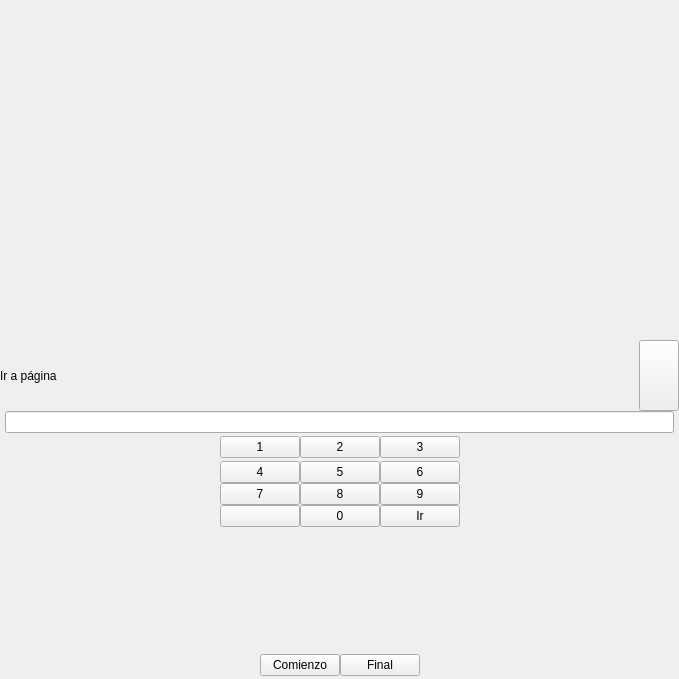
<?xml version="1.0" encoding="UTF-8"?>
<ui version="4.0">
 <class>ViewerGotoPopup</class>
 <widget class="QWidget" name="ViewerGotoPopup">
  <property name="geometry">
   <rect>
    <x>0</x>
    <y>0</y>
    <width>679</width>
    <height>679</height>
   </rect>
  </property>
  <property name="minimumSize">
   <size>
    <width>0</width>
    <height>0</height>
   </size>
  </property>
  <property name="maximumSize">
   <size>
    <width>679</width>
    <height>679</height>
   </size>
  </property>
  <property name="windowTitle">
   <string>Form</string>
  </property>
  <property name="styleSheet">
   <string notr="true" />
  </property>
  <layout class="QVBoxLayout" name="verticalLayout_2">
   <property name="spacing">
    <number>0</number>
   </property>
   <property name="margin">
    <number>0</number>
   </property>
   <item>
    <spacer name="verticalSpacer">
     <property name="orientation">
      <enum>Qt::Vertical</enum>
     </property>
     <property name="sizeHint" stdset="0">
      <size>
       <width>28</width>
       <height>57</height>
      </size>
     </property>
    </spacer>
   </item>
   <item>
    <layout class="QHBoxLayout" name="horizontalLayout_4">
     <property name="spacing">
      <number>0</number>
     </property>
     <property name="bottomMargin">
      <number>0</number>
     </property>
     <item>
      <widget class="QFrame" name="popupCont">
       <property name="minimumSize">
        <size>
         <width>0</width>
         <height>0</height>
        </size>
       </property>
       <property name="maximumSize">
        <size>
         <width>14142</width>
         <height>14142</height>
        </size>
       </property>
       <layout class="QVBoxLayout" name="verticalLayout">
        <property name="spacing">
         <number>0</number>
        </property>
        <property name="margin">
         <number>0</number>
        </property>
        <item>
         <widget class="QFrame" name="headerPopup">
          <property name="minimumSize">
           <size>
            <width>0</width>
            <height>0</height>
           </size>
          </property>
          <property name="maximumSize">
           <size>
            <width>16777215</width>
            <height>71</height>
           </size>
          </property>
          <layout class="QHBoxLayout" name="horizontalLayout">
           <property name="spacing">
            <number>0</number>
           </property>
           <property name="margin">
            <number>0</number>
           </property>
           <item>
            <widget class="QLabel" name="label">
             <property name="text">
              <string>Ir a p&#225;gina</string>
             </property>
            </widget>
           </item>
           <item>
            <spacer name="horizontalSpacer">
             <property name="orientation">
              <enum>Qt::Horizontal</enum>
             </property>
             <property name="sizeHint" stdset="0">
              <size>
               <width>57</width>
               <height>28</height>
              </size>
             </property>
            </spacer>
           </item>
           <item>
            <widget class="QPushButton" name="closeBtn">
             <property name="sizePolicy">
              <sizepolicy hsizetype="Minimum" vsizetype="Expanding">
               <horstretch>0</horstretch>
               <verstretch>0</verstretch>
              </sizepolicy>
             </property>
             <property name="text">
              <string />
             </property>
            </widget>
           </item>
          </layout>
         </widget>
        </item>
        <item>
         <layout class="QHBoxLayout" name="horizontalLayout_3">
          <property name="spacing">
           <number>0</number>
          </property>
          <property name="leftMargin">
           <number>5</number>
          </property>
          <property name="rightMargin">
           <number>5</number>
          </property>
          <property name="bottomMargin">
           <number>0</number>
          </property>
          <item>
           <widget class="MyQLineEdit" name="numberPageEdit" />
          </item>
         </layout>
        </item>
        <item>
         <widget class="QWidget" name="numericKeyboardCont" native="true">
          <layout class="QGridLayout" name="gridLayout">
           <property name="margin">
            <number>0</number>
           </property>
           <property name="spacing">
            <number>0</number>
           </property>
           <item column="2" row="2">
            <widget class="SilentQPushButton" name="number8Btn">
             <property name="text">
              <string>8</string>
             </property>
            </widget>
           </item>
           <item column="1" row="3">
            <widget class="SilentQPushButton" name="deleteCharBtn">
             <property name="text">
              <string />
             </property>
            </widget>
           </item>
           <item column="4" row="0">
            <spacer name="horizontalSpacer_2">
             <property name="orientation">
              <enum>Qt::Horizontal</enum>
             </property>
             <property name="sizeHint" stdset="0">
              <size>
               <width>57</width>
               <height>28</height>
              </size>
             </property>
            </spacer>
           </item>
           <item column="1" row="1">
            <widget class="SilentQPushButton" name="number4Btn">
             <property name="text">
              <string>4</string>
             </property>
            </widget>
           </item>
           <item column="3" row="0">
            <widget class="SilentQPushButton" name="number3Btn">
             <property name="text">
              <string>3</string>
             </property>
            </widget>
           </item>
           <item column="0" row="0">
            <spacer name="horizontalSpacer_3">
             <property name="orientation">
              <enum>Qt::Horizontal</enum>
             </property>
             <property name="sizeHint" stdset="0">
              <size>
               <width>57</width>
               <height>28</height>
              </size>
             </property>
            </spacer>
           </item>
           <item column="3" row="1">
            <widget class="SilentQPushButton" name="number6Btn">
             <property name="text">
              <string>6</string>
             </property>
            </widget>
           </item>
           <item column="1" row="0">
            <widget class="SilentQPushButton" name="number1Btn">
             <property name="text">
              <string>1</string>
             </property>
            </widget>
           </item>
           <item column="2" row="1">
            <widget class="SilentQPushButton" name="number5Btn">
             <property name="text">
              <string>5</string>
             </property>
            </widget>
           </item>
           <item column="3" row="3">
            <widget class="SilentQPushButton" name="goToBtn">
             <property name="text">
              <string>Ir</string>
             </property>
            </widget>
           </item>
           <item column="2" row="3">
            <widget class="SilentQPushButton" name="number0Btn">
             <property name="text">
              <string>0</string>
             </property>
            </widget>
           </item>
           <item column="1" row="2">
            <widget class="SilentQPushButton" name="number7Btn">
             <property name="text">
              <string>7</string>
             </property>
            </widget>
           </item>
           <item column="3" row="2">
            <widget class="SilentQPushButton" name="number9Btn">
             <property name="text">
              <string>9</string>
             </property>
            </widget>
           </item>
           <item column="2" row="0">
            <widget class="SilentQPushButton" name="number2Btn">
             <property name="text">
              <string>2</string>
             </property>
            </widget>
           </item>
          </layout>
         </widget>
        </item>
        <item>
         <spacer name="verticalSpacer_3">
          <property name="orientation">
           <enum>Qt::Vertical</enum>
          </property>
          <property name="sizeHint" stdset="0">
           <size>
            <width>28</width>
            <height>57</height>
           </size>
          </property>
         </spacer>
        </item>
        <item>
         <widget class="QWidget" name="bookLimitsCont" native="true">
          <layout class="QHBoxLayout" name="horizontalLayout_2">
           <property name="spacing">
            <number>0</number>
           </property>
           <property name="margin">
            <number>0</number>
           </property>
           <item>
            <spacer name="horizontalSpacer_4">
             <property name="orientation">
              <enum>Qt::Horizontal</enum>
             </property>
             <property name="sizeHint" stdset="0">
              <size>
               <width>57</width>
               <height>28</height>
              </size>
             </property>
            </spacer>
           </item>
           <item>
            <widget class="SilentQPushButton" name="beginningBtn">
             <property name="text">
              <string>Comienzo</string>
             </property>
            </widget>
           </item>
           <item>
            <widget class="SilentQPushButton" name="endBtn">
             <property name="text">
              <string>Final</string>
             </property>
            </widget>
           </item>
           <item>
            <spacer name="horizontalSpacer_5">
             <property name="orientation">
              <enum>Qt::Horizontal</enum>
             </property>
             <property name="sizeHint" stdset="0">
              <size>
               <width>57</width>
               <height>28</height>
              </size>
             </property>
            </spacer>
           </item>
          </layout>
         </widget>
        </item>
       </layout>
      </widget>
     </item>
    </layout>
   </item>
   <item>
    <widget class="QWidget" name="arrowCont" native="true">
     <property name="maximumSize">
      <size>
       <width>16777215</width>
       <height>27</height>
      </size>
     </property>
     <widget class="QLabel" name="bottomArrowLbl">
      <property name="geometry">
       <rect>
        <x>0</x>
        <y>0</y>
        <width>34</width>
        <height>24</height>
       </rect>
      </property>
      <property name="text">
       <string />
      </property>
      <property name="indent">
       <number>0</number>
      </property>
     </widget>
    </widget>
   </item>
   <item>
    <widget class="QFrame" name="expandingViewerPopup">
     <property name="frameShape">
      <enum>QFrame::StyledPanel</enum>
     </property>
     <property name="frameShadow">
      <enum>QFrame::Raised</enum>
     </property>
    </widget>
   </item>
  </layout>
 </widget>
 <customwidgets>
  <customwidget>
   <class>SilentQPushButton</class>
   <extends>QPushButton</extends>
   <header>SilentQPushButton.h</header>
  </customwidget>
  <customwidget>
   <class>MyQLineEdit</class>
   <extends>QLineEdit</extends>
   <header>MyQLineEdit.h</header>
  </customwidget>
 </customwidgets>
 <resources />
 <connections />
</ui>
